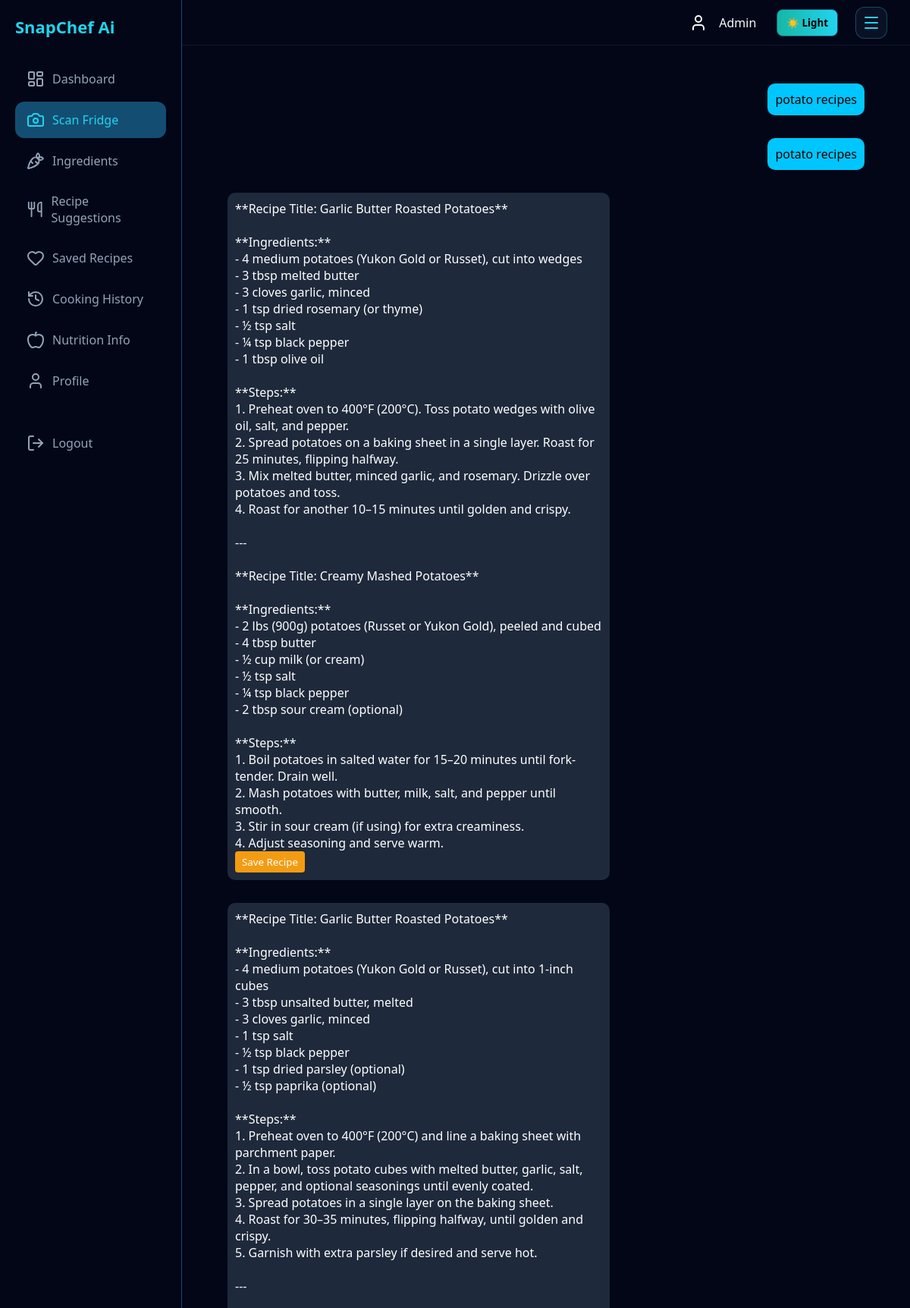
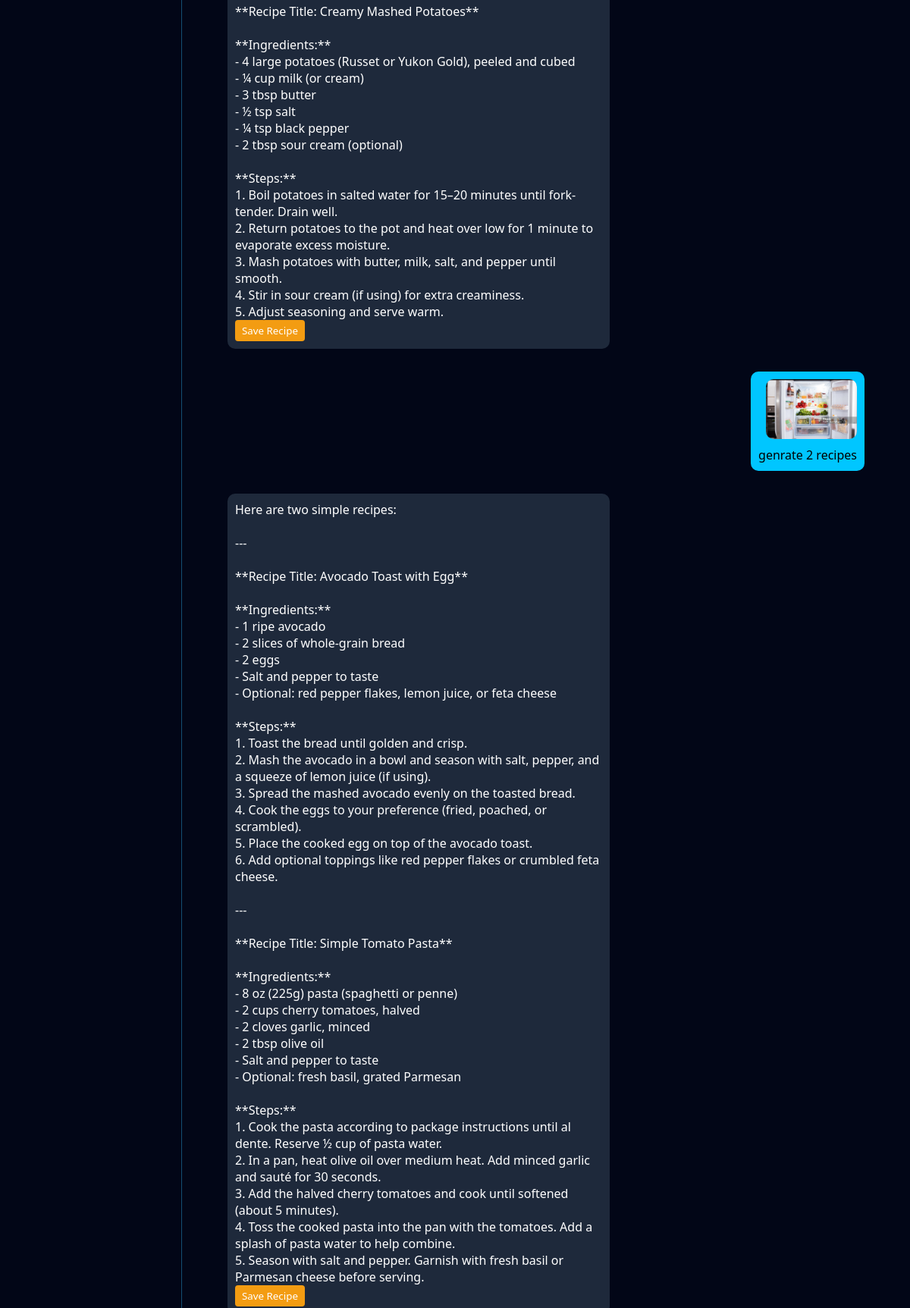
The app's page /scan (signed in, upper part) with its own data (2 pictures, top to bottom).
### app.py (models this page shows, shortened)
class Message(db.Model):
    id = db.Column(db.Integer, primary_key=True)
    user_id = db.Column(db.Integer, db.ForeignKey("user.id"), nullable=False)
    message_type = db.Column(db.String(10), nullable=False)  # 'user' or 'bot'
    text = db.Column(db.Text, nullable=True)
    image = db.Column(db.String(255), nullable=True)
    created_at = db.Column(db.DateTime, default=datetime.utcnow)

### app.py (the view, shortened to what this page needs)
@app.route("/scan", methods=["GET", "POST"])
def scan():
    if "user" not in session:
        return redirect("/login")
    user = session["user"]
    user_id = session.get("user_id")
    messages = Message.query.filter_by(user_id=user_id).all()
    messages_data = [
        {
            "type": msg.message_type,
            "text": sanitize_message_text(msg.text, msg.message_type),
            "image": msg.image
        }
        for msg in messages
    ]
    return render_template("scan.html",
                           messages=messages_data,
                           user=user)

### app.py (called while the page is built)
@app.before_request
def before_request_schema_check():
    if not hasattr(g, "schema_checked"):
        try:
            ensure_schema()
            g.schema_checked = True
        except OperationalError as e:
            print(f"[ERROR] OperationalError during before_request schema check: {e}")
            db.session.rollback()
            db.drop_all()
            db.create_all()
            g.schema_checked = True

def extract_ingredients_from_text(text):
    cleaned = re.sub(r"[^a-zA-Z,\n ]", " ", text.lower())
    parts = re.split(r"[\n,]", cleaned)
    ingredients = []
    for part in parts:
        item = " ".join(part.split()).strip()
        if not item or item in {"ingredients from image", "no saved ingredients yet"}:
            continue
        if len(item) > 40:
            continue
        ingredients.append(item)
    unique_items = []
    seen = set()
    for item in ingredients:
        if item not in seen:
            unique_items.append(item)
            seen.add(item)
    return unique_items[:8]

def is_ai_error_text(text):
    if not text:
        return True
    lowered = text.lower()
    return (
        "httpsconnectionpool" in lowered
        or "read timed out" in lowered
        or "failed to establish a new connection" in lowered
        or "max retries exceeded" in lowered
        or "api error" in lowered
        or "please set your mistral_api_key" in lowered
        or "health analysis unavailable" in lowered
        or "could not analyze health info" in lowered
        or lowered.startswith("error:")
        or text.startswith("âš")
        or text.startswith("⚠")
    )

def sanitize_message_text(text, message_type="bot"):
    if message_type == "bot" and is_ai_error_text(text):
        return build_local_recipe_response("Suggest 2 simple recipes using: your available ingredients.")
    return text

### templates/scan.html (shortened to what this page needs)
<!doctype html>
<html>
  <head>
    <link
      rel="stylesheet"
      href="{{ url_for('static', filename='style.css') }}"
    />
  </head>
  <body class="dashboard-body scan-page">
    <div class="sidebar">
      <div class="logo">SnapChef Ai</div>
      <a href="/dashboard">
        <i data-lucide="layout-dashboard"></i> Dashboard
      </a>
      <a href="/scan" class="active">
        <i data-lucide="camera"></i> Scan Fridge
      </a>
      <a href="/ingredients"><i data-lucide="carrot"></i> Ingredients</a>
      <a href="/suggestions"
        ><i data-lucide="utensils"></i> Recipe Suggestions</a
      >
      <a href="/saved"><i data-lucide="heart"></i> Saved Recipes</a>
      <a href="/history"><i data-lucide="history"></i> Cooking History</a>
      <a href="/nutrition"><i data-lucide="apple"></i> Nutrition Info</a>
      <a href="/profile"><i data-lucide="user"></i> Profile</a>
      <br />
      <a href="/logout" class="logout">
        <i data-lucide="log-out"></i> Logout
      </a>
    </div>
    <div class="topbar">
      <div class="top-right">
        <i data-lucide="user"></i>
        <span>{{ user }}</span>
        <button id="theme-toggle" class="theme-toggle" type="button">
        </button>
        <button
          type="button"
          class="menu-toggle"
          aria-label="Open navigation menu"
          aria-expanded="false"
        >
          <i data-lucide="menu"></i>
        </button>
      </div>
    </div>
    <div class="main">
      <div class="chat-box">
        {% for msg in messages %}
        <div class="message {{ msg.type }}">
          {% if msg.image %}
          <img src="{{ msg.image }}" />
          {% endif %}
          <p>{{ msg.text | replace('\n', '<br />') | safe }}</p>
          {% if msg.type == 'bot' %}
          <form
            method="POST"
            action="/save_recipe"
            style="margin-top: 8px; display: inline"
          >
            <button
              type="submit"
              style="
                padding: 5px 9px;
                background: #f39c12;
                color: white;
                border: none;
                border-radius: 4px;
                cursor: pointer;
              "
            >
              Save Recipe
            </button>
          </form>
          {% endif %}
        </div>
        {% endfor %}
      </div>
    </div>
  </body>
</html>

### static/style.css (style rules this page uses)
:root { --bg-color: #020617; --text-color: #f8fafc; --muted-color: #94a3b8; --accent-color: #22d3ee; --panel-bg: rgba(15, 23, 42, 0.8); --card-bg: linear-gradient(145deg, #0b0f1e, #111827); --card-border: #134e72; --sidebar-bg: #020617; --topbar-bg: #020617; --card-shadow: 0 10px 20px rgba(0,0,0,.2); --button-bg: linear-gradient(90deg, #14b8a6, #22d3ee); --button-color: #000; }
* { margin: 0; padding: 0; box-sizing: border-box; font-family: 'Segoe UI', sans-serif; }
body { background: var(--bg-color); color: var(--text-color); }
.dashboard-body { background: var(--bg-color); }
.sidebar { width: 240px; height: 100vh; position: fixed; left: 0; top: 0; background: var(--sidebar-bg); padding: 20px; border-right: 1px solid var(--card-border); z-index: 1100; }
.topbar { position: fixed; top: 0; left: 240px; right: 0; height: 60px; display: flex; justify-content: flex-end; align-items: center; padding: 0 30px; background: var(--topbar-bg); border-bottom: 1px solid var(--card-border); z-index: 1050; }
.theme-toggle { border: 1px solid var(--card-border); background: var(--button-bg); color: var(--button-color); padding: 8px 12px; margin-left: 12px; border-radius: 8px; cursor: pointer; font-weight: 600; }
.logo { font-size: 20px; font-weight: bold; color: var(--accent-color); margin-bottom: 30px; }
.sidebar a { display: block; color: var(--muted-color); padding: 12px 15px; margin: 6px 0; border-radius: 12px; text-decoration: none; transition: 0.3s; }
.sidebar a.active { background: var(--card-border); color: var(--accent-color); }
.logout { color: red; margin-top: 20px; }
.logo { font-size: 22px; font-weight: bold; color: #22d3ee; margin-bottom: 30px; }
.sidebar a { display: flex; align-items: center; gap: 10px; }
.main { margin-left: 240px; padding: 40px; }
.topbar { position: fixed; top: 0; left: 240px; right: 0; height: 60px; display: flex; justify-content: flex-end; align-items: center; padding: 0 30px; background: #020617; border-bottom: 1px solid #0f172a; z-index: 1000; }
.menu-toggle { display: inline-flex; align-items: center; justify-content: center; width: 42px; height: 42px; margin-left: 8px; padding: 0; border: 1px solid rgba(34, 211, 238, 0.3); border-radius: 12px; background: rgba(15, 23, 42, 0.72); color: #22d3ee; cursor: pointer; transition: background 0.2s ease, border-color 0.2s ease, transform 0.2s ease; }
.menu-icon, .menu-toggle svg { margin: 0; color: currentColor; pointer-events: none; }
.main { margin-left: 240px; padding: 80px 40px; }
.chat-box { height: calc(100vh - 140px); overflow-y: auto; padding: 20px; }
.message { margin: 10px 0; }
.message.user { text-align: right; }
.message.bot { text-align: left; color: #22d3ee; }
.message img { max-width: 200px; border-radius: 10px; }
.top-right { display: flex; align-items: center; gap: 15px; }
.chat-box { display: flex; flex-direction: column; gap: 10px; }
.message { max-width: 60%; padding: 10px; border-radius: 10px; }
.message.user { align-self: flex-end; background: #00c6ff; color: black; }
.message.bot { align-self: flex-start; background: #1e293b; color: white; }
.message img { width: 120px; border-radius: 10px; margin-bottom: 5px; }

### records on screen
Message: text "potato recipes"
Message: text "potato recipes"
Message: text "**Recipe Title: Garlic Butter Roasted Potatoes** **Ingredients:** - 4 medium potatoes (Yukon Gold or Russet), cut into wedges - 3 tbsp melted butter - 3 cloves garlic, minced - 1 tsp dried rosemary (or thyme) - ½ tsp salt - ¼ tsp black pepper - 1 tbsp olive oil **Steps:** 1. Preheat oven to 400°F (200°C). Toss potato wedges with olive oil, salt, and pepper. 2. Spread potatoes on a baking sheet in a single layer. Roast for 25 minutes, flipping halfway. 3. Mix melted butter, minced garlic, and rosemary. Drizzle over potatoes and toss. 4. Roast for another 10–15 minutes until golden and crispy. --- **Recipe Title: Creamy Mashed Potatoes** **Ingredients:** - 2 lbs (900g) potatoes (Russet or…"
Message: text "**Recipe Title: Garlic Butter Roasted Potatoes** **Ingredients:** - 4 medium potatoes (Yukon Gold or Russet), cut into 1-inch cubes - 3 tbsp unsalted butter, melted - 3 cloves garlic, minced - 1 tsp salt - ½ tsp black pepper - 1 tsp dried parsley (optional) - ½ tsp paprika (optional) **Steps:** 1. Preheat oven to 400°F (200°C) and line a baking sheet with parchment paper. 2. In a bowl, toss potato cubes with melted butter, garlic, salt, pepper, and optional seasonings until evenly coated. 3. Spread potatoes in a single layer on the baking sheet. 4. Roast for 30–35 minutes, flipping halfway, until golden and crispy. 5. Garnish with extra parsley if desired and serve hot. --- **Recipe Title:…"
Message: image (picture), text "genrate 2 recipes"
Message: text "Here are two simple recipes: --- **Recipe Title: Avocado Toast with Egg** **Ingredients:** - 1 ripe avocado - 2 slices of whole-grain bread - 2 eggs - Salt and pepper to taste - Optional: red pepper flakes, lemon juice, or feta cheese **Steps:** 1. Toast the bread until golden and crisp. 2. Mash the avocado in a bowl and season with salt, pepper, and a squeeze of lemon juice (if using). 3. Spread the mashed avocado evenly on the toasted bread. 4. Cook the eggs to your preference (fried, poached, or scrambled). 5. Place the cooked egg on top of the avocado toast. 6. Add optional toppings like red pepper flakes or crumbled feta cheese. --- **Recipe Title: Simple Tomato Pasta**…"

### other values on screen
{{ user }} "Admin"
